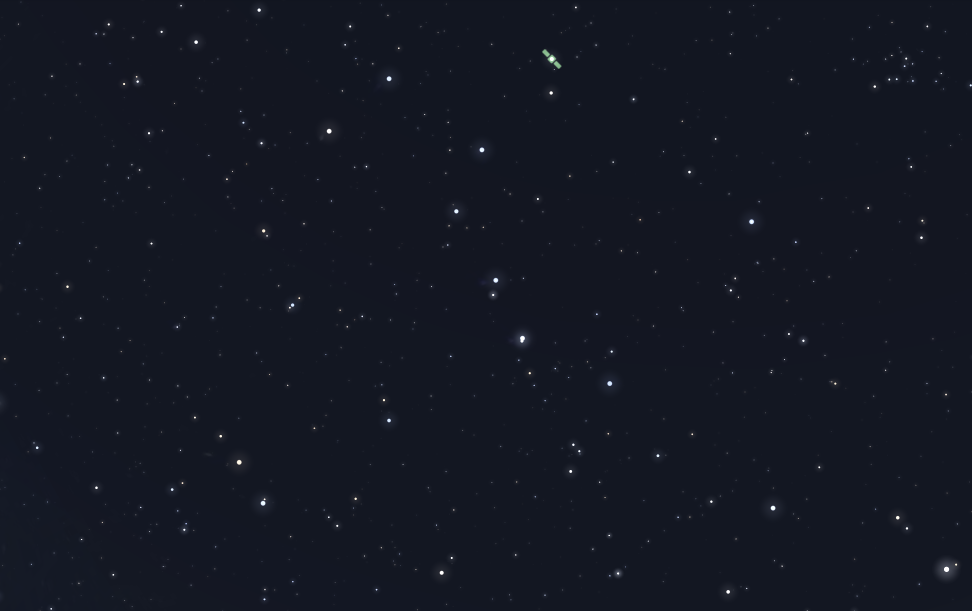
#> input picture imgs/ST_db1.png, 1944 x 1222 px (shown at 1/2 size)
$ python img_compare.py
#> lines starting #> are read from the running program, lines starting #| are printed output that depends on the picture
### star_finder.py
import numpy as np
import cv2
from PIL import Image
from pillow_heif import register_heif_opener


# main runing function
def get_stars(image: np.ndarray, size: tuple, threshold=127):
    circles = cv2.HoughCircles(image, cv2.HOUGH_GRADIENT, 2, 20,
                               param1=250, param2=1, minRadius=2, maxRadius=6)

    # no need for more that 20 star, try to reduce the number
    desired_size = 20
    length = len(circles[0, :])
    if length > desired_size:
        for t in range(1, 6):
            circles = cv2.HoughCircles(image, cv2.HOUGH_GRADIENT, 1, 20,
                                       param1=250, param2=t, minRadius=2, maxRadius=6)
            length = len(circles[0, :])
            if length < desired_size:
                break

    if circles is None:
        return []
    circles = np.uint16(np.around(circles))
    circles_cordinates = []
    for i in circles[0, :]:
        if i[0] < size[0] and i[1] < size[1]:
            circles_cordinates.append(
                (int(i[0]), int(i[1]), i[2] + 5,  int(image[i[0], i[1]])))

    return circles_cordinates


# [5 lines left out: function save_stars_coordinates, not called in this run]


# run main function
# [30 lines that do not run on import are left out]

### ransac_line_fit.py
import math
import random


def line_cor(a, b, c, xlim=(0, 600)):
    # Compute two points on the line
    x1 = xlim[0]
    y1 = (-a*x1 - c) / b
    x2 = xlim[1]
    y2 = (-a*x2 - c) / b
    return (int(x1), int(y1), int(x2), int(y2))


def ransac_line_fit(points, threshold=100, max_iterations=10000):
    """
    RANSAC line fitting algorithm.

    Arguments:
    - points: a list of 2D points in the form [(x1, y1), (x2, y2), ...]
    - threshold: the maximum distance allowed between a point and the fitted line
    - max_iterations: the maximum number of iterations to run the RANSAC algorithm

    Returns:
    - best_line: a tuple (m, b) representing the equation of the fitted line y = mx + b
    """

    # Convert the list of points to a numpy array for easier indexing
    best_line = None
    best_score = 0
    points_on_line = []
    for i in range(max_iterations):
        # Choose two random points from the list
        idx = random.sample(range(len(points)), 2)
        p1 = points[idx[0]]
        p2 = points[idx[1]]
        curr_points = []
        # Compute the equation of the line between the two points
        if p2[0] == p1[0]:
            continue  # avoid division by zero
        a = p2[1] - p1[1]
        b = p1[0] - p2[0]
        c = p2[0]*p1[1] - p1[0]*p2[1]

        # Compute the distance between each point and the fitted line
        for point in points:
            d = abs(a * point[0] + b*point[1] + c) / math.sqrt(a ** 2 + b ** 2)
            if (d <= threshold):
                curr_points.append(point)

        # Update the best line if this iteration has more inliers than the previous best
        if len(curr_points) > best_score:
            best_line = line_cor(a, b, c)
            best_score = len(curr_points)
            points_on_line = curr_points

    return best_line, points_on_line

### display_imgs.py


# project the images side by side with matching lines
import cv2
from matplotlib import pyplot as plt
from matplotlib.patches import ConnectionPatch


def show_data(source_points, dest_points, points_on_line_1, line1, points_on_line_2, line2,  mapped_stars, img1, img2):

    img1 = cv2.line(
        img1, (line1[0], line1[1]), (line1[2], line1[3]), (255, 0, 255), 1, 0)

    img2 = cv2.line(img2, (line2[0], line2[1]),
                    (line2[2], line2[3]), (255, 0, 255), 1, 0)

    for p in points_on_line_1:
        img1 = cv2.circle(img1, (p[0], p[1]), p[2], (255, 0, 255), 1, 0)

    for p in points_on_line_2:
        img2 = cv2.circle(img2, (p[0], p[1]), p[2], (255, 0, 255), 1, 0)

    for i, p in enumerate(source_points):
        img1 = cv2.circle(img1, (int(p[0]), int(p[1])), 10, (0, 255, 0), 0)
        img1 = cv2.putText(img1, str(i), (int(p[0] + 5), int(p[1]-5)), cv2.FONT_HERSHEY_SIMPLEX,
                           .5, (0, 255, 255), 1, cv2.LINE_AA)

    for i, p in enumerate(dest_points):
        img2 = cv2.circle(img2, (int(p[0]), int(p[1])), p[2]-2, (0, 255, 0), 0)
        img2 = cv2.putText(img2, str(i), (int(p[0] + 5), int(p[1]-5)), cv2.FONT_HERSHEY_SIMPLEX,
                           .5, (0, 255, 255), 1, cv2.LINE_AA)

    fig, (ax1, ax2) = plt.subplots(1, 2)
    for i, p in enumerate(mapped_stars):
        con = ConnectionPatch(xyA=p[0], xyB=p[1], coordsA="data", coordsB="data",
                              axesA=ax1, axesB=ax2, color="red")
        ax2.add_artist(con)

    ax1.imshow(img1)
    ax2.imshow(img2)
    plt.show()

### img_compare.py
import random
import numpy as np
import cv2
from PIL import Image
from pillow_heif import register_heif_opener
from display_imgs import show_data
from ransac_line_fit import ransac_line_fit
from star_finder import get_stars


# create the transformation matrix based on two sets of points
def create_mapper(source, destination):
    source = np.float32(source)
    destination = np.float32(destination)
    M = cv2.getAffineTransform(source, destination)

    def mapper(point):
        transformed_pt = np.dot(M, np.array([point[0], point[1], 1]))
        return (int(transformed_pt[0]), int(transformed_pt[1]))
    return mapper


# find mapped star in stars
def find_point(stars, source_point, mapped_point, e):
    x2, y2, r2, b2 = mapped_point

    for star in stars:
        x1, y1, r1, b1 = star
        # point = np.array([x, y])
        # dist = np.linalg.norm(point-mapped_point)
        dist_from_source = np.sqrt(
            (source_point[0]-x2) ** 2 + (source_point[1]-y2) ** 2)
        dist_s = np.sqrt((x1-x2) ** 2 + (y1-y2) ** 2)
        if dist_s < e and abs(r1 - r2) < 6:
            return star
    return None


# count the number of good points that are mapped correctly by 'T' from star1 to stars2 with error margin 'e'
def count_inliers(stars1, stars2, T, e=16):
    cnt = 0
    matchings = {}

    for star in stars1:
        x, y, r, b = star
        mapped_point = T((x, y))
        matched_point = find_point(
            stars2, star,  (mapped_point[0], mapped_point[1], r, b), e)

        matchings[matched_point] = matchings.get(matched_point, 0) + 1

        if (matched_point is not None and matchings[matched_point] <= 1):
            cnt += 1
    return cnt


# [25 lines of commented-out code are left out]


def matching_ratio(set_1, set_2, inliers_count):
    length = min(len(set_1), len(set_2))
    return inliers_count / length


# map stars with constant number of iterations
def map_stars(stars1, stars2, iteration=10000):
    '''
        1- pick two identical stars in each list
        2- make transformation matrix from stars1 -> stars2
        3- return the transformation function
    '''
    line1, points_on_line_1 = ransac_line_fit(stars1)
    line2, points_on_line_2 = ransac_line_fit(stars2)

    # print('-----', len(points_on_line_1), len(points_on_line_2))
    best_t = None
    inliers_count = -1
    tried_seq = []
    pick_cnt = 3
    source_1 = None
    source_2 = None

    if (len(points_on_line_1) > 16):
        points_on_line_1 = random.sample(points_on_line_1, 16)

    if (len(points_on_line_2) > 16):
        points_on_line_2 = random.sample(points_on_line_2, 16)

    # s1 = find_good_triangle(points_on_line_1)
    for i in range(iteration):
        s1 = random.sample(points_on_line_1, pick_cnt)
        s2 = random.sample(points_on_line_2, pick_cnt)

        tup = (s1, s2)
        if (tup not in tried_seq):
            tried_seq.append(tup)
        else:
            # print('tried this', len(tried_seq), s2)
            continue

        # make transformations function
        a = np.array([(p[0], p[1]) for p in s1])
        b = np.array([(p[0], p[1]) for p in s2])
        t = create_mapper(a, b)

        # check how many inliers points
        count = count_inliers(points_on_line_1, points_on_line_2, t)

        if (count > inliers_count):
            inliers_count = count
            best_t = t
            source_1 = s1
            source_2 = s2

    mapped_stars = []
    for i, star in enumerate(points_on_line_1):
        x, y = best_t((star[0], star[1]))
        mapped_stars.append([(star[0], star[1]), (x, y)])

    return (mapped_stars, source_1, source_2, line1, points_on_line_1, line2, points_on_line_2, matching_ratio(points_on_line_1, points_on_line_2, inliers_count))


def save_mapped_stars(output_path, mapped_stars,  size: tuple, ratio=None):
    with open(output_path, "w") as f:
        f.write(f"source dest\n")
        for s_d_star in mapped_stars:
            source_star, dest_star = s_d_star
            if dest_star[0] < size[1] and dest_star[1] < size[0] and dest_star[0] >= 0 and dest_star[1] >= 0:
                f.write(f"{source_star} , {dest_star}\n")
            else:
                f.write(f"{source_star} , no matching \n")
        if (matching_ratio is not None):
            f.write(f'\nmatching ratio: {ratio}')


# run main function
if __name__ == '__main__':
    register_heif_opener()
#> (this line was passed over: pillow_heif is not available in this run)

    path1 = './imgs/fr1.jpg'
    path2 = './imgs/fr2.jpg'
    # path1 = './imgs/1.jpg'
    # path2 = './imgs/2.jpg'
    path1 = './imgs/ST_db1.png'
    path2 = './imgs/ST_db2.png'
    # path1 = './imgs/IMG_3053.HEIC'
    # path2 = './imgs/IMG_3054.HEIC'
    size = (600, 600)

    img1 = np.array(Image.open(path1).resize(size))
    img2 = np.array(Image.open(path2).resize(size))
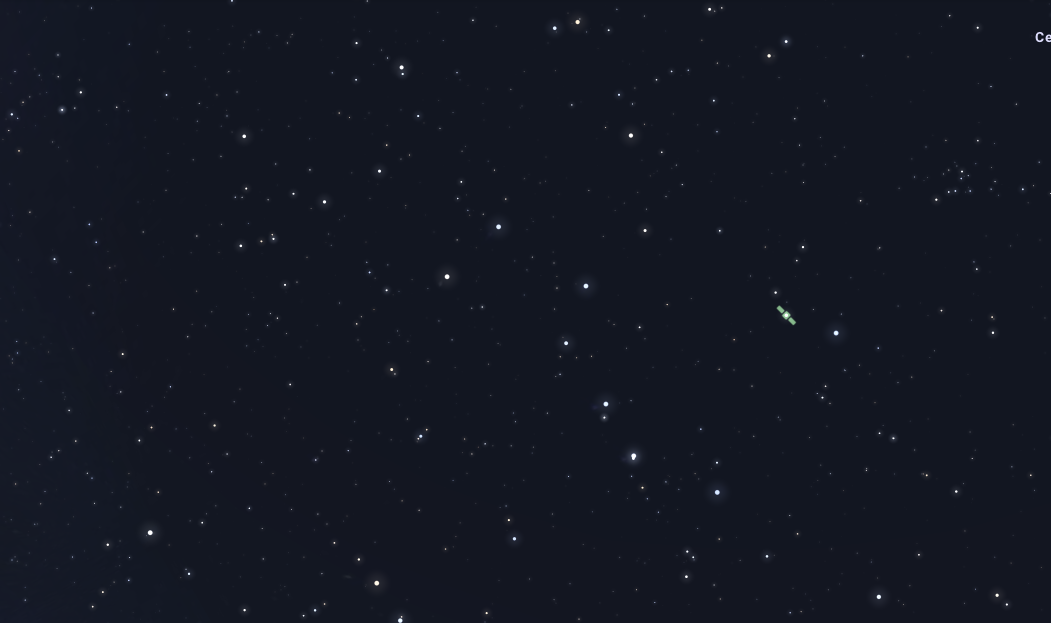
#> input picture imgs/ST_db2.png, 2102 x 1246 px (shown at 1/2 size)

    img1_gray = cv2.cvtColor(img1, cv2.COLOR_BGR2GRAY)
    img2_gray = cv2.cvtColor(img2, cv2.COLOR_BGR2GRAY)
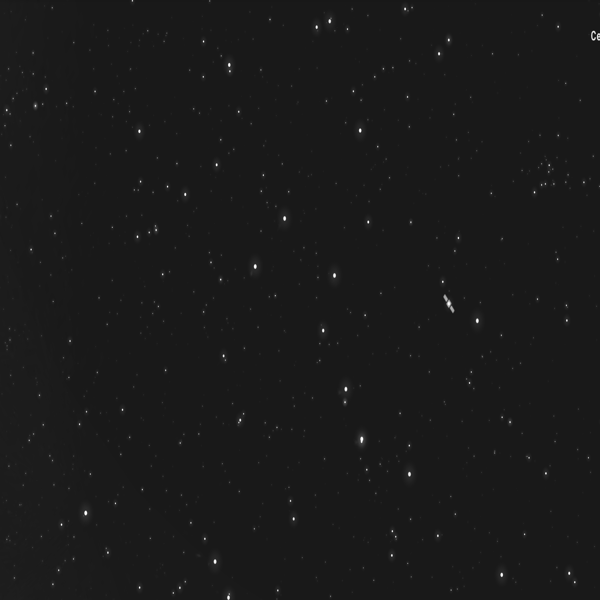
#> img2_gray: shape (600, 600); min 4, max 255, mean 26

    stars1 = get_stars(img1_gray, size)
#> in get_stars, `circles = cv2.HoughCircles(image, cv2.HOUGH_GRADIENT, 2, 20, param1=25..`: circles = 146 rows, first 8: [341, 63, 4.8], [559, 61, 4.4], [107, 475, 4.8], [163, 583, 4.8], [377, 561, 4.8], [583, 559, 2.7], [353, 441, 4.8], [79, 79, 4.8]
#> in get_stars, `length = len(circles[0, :])`: length = 146
#> the loop in get_stars, `for t in range(1, 6):` made 3 passes
#> length on passes 1 to 3: 139, 34, 18
#> in get_stars, `circles = np.uint16(np.around(circles))`: circles = 18 rows, first 8: [336, 56, 5], [584, 558, 2], [320, 332, 3], [160, 494, 2], [304, 274, 2], [472, 364, 5], [358, 442, 3], [462, 218, 2]
#> the loop in get_stars, `for i in circles[0, :]:` made 18 passes
#> i on passes 1 to 12: [336, 56, 5], [584, 558, 2], [320, 332, 3], [160, 494, 2], [304, 274, 2], [472, 364, 5], [358, 442, 3], [462, 218, 2], [562, 62, 5], [240, 76, 2], [272, 562, 2], [280, 208, 2]
#> after the loop in get_stars, `for i in circles[0, :]:`: circles_cordinates = 18 items, first 6: (336, 56, 10, 26), (584, 558, 7, 26), (320, 332, 8, 25), (160, 494, 7, 25), (304, 274, 7, 29), (472, 364, 10, 26)
#> stars1 has the same summary as circles_cordinates in get_stars
    stars2 = get_stars(img2_gray, size)
#> in get_stars (call 2), `circles = cv2.HoughCircles(image, cv2.HOUGH_GRADIENT, 2, 20, param1=25..`: circles = 148 rows, first 8: [449, 309, 4.4], [595, 35, 2.7], [151, 227, 4.8], [39, 107, 4.8], [233, 67, 4.8], [387, 67, 4.8], [545, 187, 4.8], [181, 583, 4.8]
#> the loop in get_stars (call 2), `for t in range(1, 6):` made 3 passes
#> length on passes 1 to 3: 131, 35, 19
#> in get_stars (call 2), `circles = np.uint16(np.around(circles))`: circles = 19 rows, first 8: [448, 302, 2], [594, 32, 2], [38, 106, 4], [496, 452, 3], [214, 562, 2], [236, 420, 4], [232, 68, 4], [156, 226, 3]
#> the loop in get_stars (call 2), `for i in circles[0, :]:` made 19 passes
#> i on passes 1 to 12: [448, 302, 2], [594, 32, 2], [38, 106, 4], [496, 452, 3], [214, 562, 2], [236, 420, 4], [232, 68, 4], [156, 226, 3], [346, 388, 2], [178, 590, 4], [366, 440, 4], [230, 598, 3]
#> stars2 = 19 items, first 6: (448, 302, 7, 25), (594, 32, 7, 28), (38, 106, 9, 25), (496, 452, 8, 25), (214, 562, 7, 25), (236, 420, 9, 25)

    mapped_stars, source_points, dest_points, line1, points_on_line_1, line2, points_on_line_2, inliers_count = map_stars(
        stars1, stars2)
#> the loop in ransac_line_fit, `for i in range(max_iterations):` made 10000 passes
#> (idx, p1, p2, a, b, c, y1 in line_cor, y2 in line_cor) on passes 1, 4: ([12, 13], (296, 146, 7, 26), (202, 128, 7, 26), -18, 94, -8396, 89.32, 204.2), ([12, 9], (296, 146, 7, 26), (240, 76, 7, 26), -70, 56, 12544, -224, 526)
#> (idx, p1, p2, a, b, c) on passes 2, 3, 5, 6, 7, 8: ([1, 8], (584, 558, 7, 26), (562, 62, 10, 28), -496, 22, 277388), ([16, 15], (374, 376, 8, 154), (516, 372, 9, 26), -4, -142, 54888), ([15, 11], (516, 372, 9, 26), (280, 208, 7, 26), -164, 236, -3168), ([6, 16], (358, 442, 8, 25), (374, 376, 8, 154), -66, -16, 30700), ([4, 9], (304, 274, 7, 29), (240, 76, 7, 26), -198, 64, 42656), ([4, 3], (304, 274, 7, 29), (160, 494, 7, 25), 220, 144, -106336)
#> after the loop in ransac_line_fit, `for i in range(max_iterations):`: best_score = 13; points_on_line = [(336, 56, 10, 26), (584, 558, 7, 26), (320, 332, 8, 25), (304, 274, 7, 29), (472, 364, 10, 26), (462, 218, 7, 27), (240, 76, 7, 26), (280, 208, 7, 26), (296, 146, 7, 26), (202, 128, 7, 26), (516, 372, 9, 26), (374, 376, 8, 154), (476, 498, 7, 26)]
#> in map_stars, `line1, points_on_line_1 = ransac_line_fit(stars1)`: line1 = (0, -224, 600, 526); points_on_line_1 has the same summary as points_on_line in ransac_line_fit
#> the loop in ransac_line_fit (call 2), `for i in range(max_iterations):` made 10000 passes
#> (idx, p1, p2, a, b, c, y1 in line_cor, y2 in line_cor) on pass 1: ([0, 4], (448, 302, 7, 25), (214, 562, 7, 25), 260, 234, -187148, 799.8, 133.1)
#> (idx, p1, p2, a, b, c) on passes 2 to 7: ([2, 0], (38, 106, 9, 25), (448, 302, 7, 25), 196, -410, 36012), ([16, 13], (332, 276, 8, 25), (284, 218, 7, 25), -58, 48, 6008), ([18, 16], (330, 20, 7, 27), (332, 276, 8, 25), 256, -2, -84440), ([12, 14], (254, 266, 7, 25), (408, 474, 7, 25), 208, -154, -11868), ([16, 17], (332, 276, 8, 25), (476, 320, 8, 25), 44, -144, 25136), ([1, 4], (594, 32, 7, 28), (214, 562, 7, 25), 530, 380, -326980)
#> the loop in map_stars, `for i, star in enumerate(points_on_line_1):` made 13 passes

    # print(mapped_stars)
    show_data(source_points, dest_points,
              points_on_line_1, line1, points_on_line_2, line2,  mapped_stars, img1, img2)
#> in show_data, `img1 = cv2.line( img1, (line1[0], line1[1]), (line1[2], line1[3]), (25..`: img1: shape (600, 600, 4); mean R, G, B, A 19.9, 23.3, 34.8, 254.6
#> in show_data, `img2 = cv2.line(img2, (line2[0], line2[1]), (line2[2], line2[3]), (255..`:
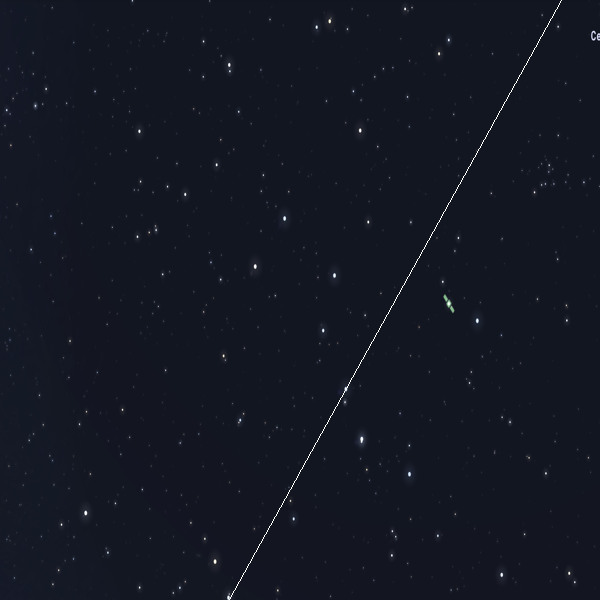
#> img2: shape (600, 600, 4); mean R, G, B, A 19.5, 23, 34.6, 254.6; transparent parts drawn white
#> the loop in show_data, `for p in points_on_line_1:` made 13 passes
#> after the loop in show_data, `for p in points_on_line_1:`:
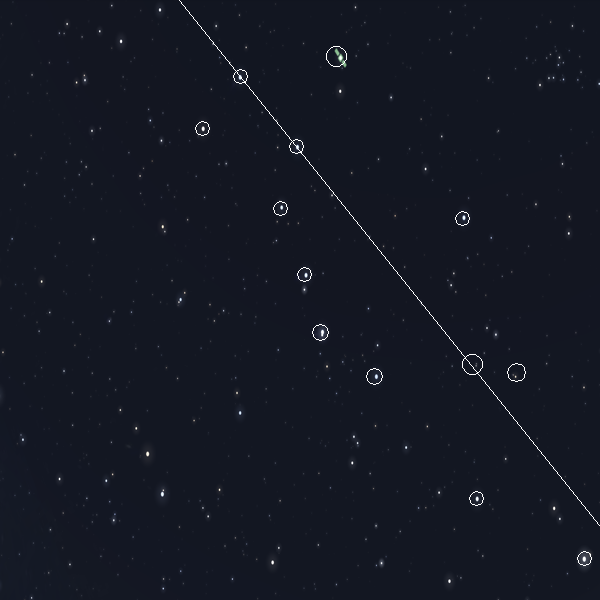
#> img1: shape (600, 600, 4); mean R, G, B, A 20.3, 23.2, 35.1, 254.2; transparent parts drawn white
#> the loop in show_data, `for p in points_on_line_2:` made 12 passes
#> p on passes 1 to 12: (448, 302, 7, 25), (594, 32, 7, 28), (214, 562, 7, 25), (236, 420, 9, 25), (346, 388, 7, 25), (178, 590, 9, 57), (366, 440, 9, 25), (230, 598, 8, 25), (408, 474, 7, 25), (544, 184, 9, 26), (332, 276, 8, 25), (476, 320, 8, 25)
#> after the loop in show_data, `for p in points_on_line_2:`:
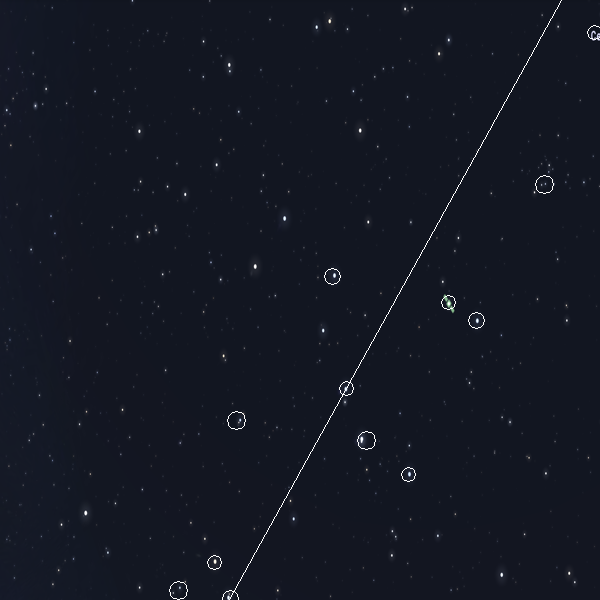
#> img2: shape (600, 600, 4); mean R, G, B, A 19.8, 22.9, 34.9, 254.2; transparent parts drawn white
#> the loop in show_data, `for i, p in enumerate(source_points):` made 3 passes
#> after the loop in show_data, `for i, p in enumerate(source_points):`:
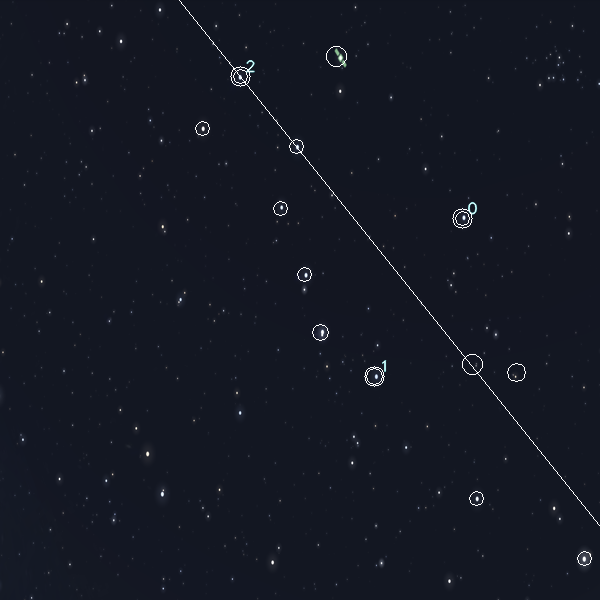
#> img1: shape (600, 600, 4); mean R, G, B, A 20.3, 23.4, 35.1, 254.1; transparent parts drawn white
#> the loop in show_data, `for i, p in enumerate(dest_points):` made 3 passes
#> after the loop in show_data, `for i, p in enumerate(dest_points):`: img2: shape (600, 600, 4); mean R, G, B, A 19.8, 23, 34.9, 254.1
#> the loop in show_data, `for i, p in enumerate(mapped_stars):` made 13 passes
#> p on passes 1 to 12: [(336, 56), (219, 552)], [(584, 558), (410, 475)], [(320, 332), (495, 277)], [(304, 274), (459, 305)], [(472, 364), (355, 480)], [(462, 218), (229, 598)], [(240, 76), (346, 388)], [(280, 208), (424, 329)], [(296, 146), (348, 409)], [(202, 128), (437, 282)], [(516, 372), (313, 540)], [(374, 376), (476, 320)]
#> in show_data, `plt.show()`:
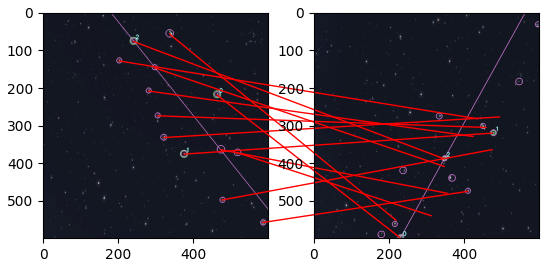
#> figure drawn by matplotlib, 2 panels
